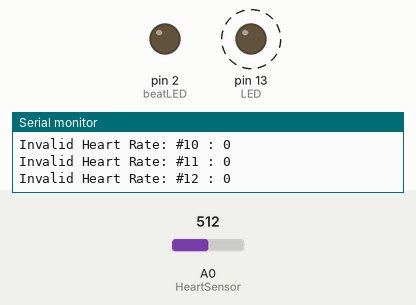
A sketch run on a simulated Arduino Uno, built with avr-gcc and run on an emulated ATmega328P. On the bench: output pins drawn as LEDs (lit = HIGH), the last lines printed to the serial monitor. Dashed ring = blinking. The inputs (shaded band) are chosen by the test bench; at power-on: A0 (HeartSensor) = 512.

Above: at 1.25 s.
1.3 s: A0 (HeartSensor) set to 536
4.3 s: A0 (HeartSensor) set to 568
At 4.55 s:
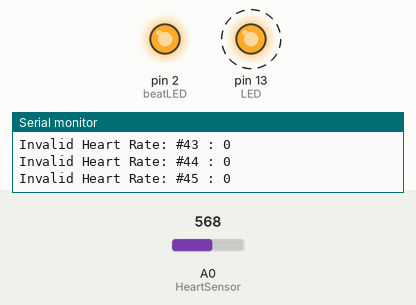
7.3 s: A0 (HeartSensor) set to 540
At 7.55 s:
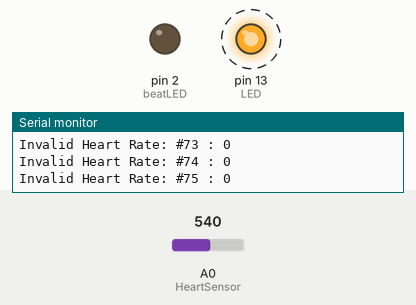
10.3 s: A0 (HeartSensor) set to 560
At 10.55 s:
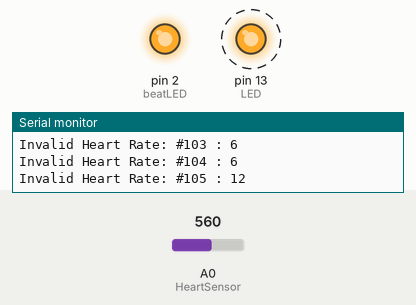
Timing chart, 0 to 14.3 s (numbered marks = the images above; inputs shaded):
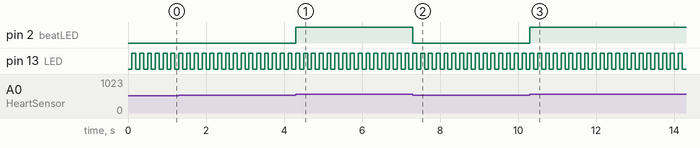

Measured:
- the behaviour switches between 550 and 551 on A0 (HeartSensor) (found by bisection; images 0 and 1)
- after the input at 4.3 s, pin 2 (beatLED): LOW → HIGH at once
- after the input at 7.3 s, pin 2 (beatLED): HIGH → LOW at once
- after the input at 10.3 s, pin 2 (beatLED): LOW → HIGH at once
- by itself, pin 13 (LED): alternates HIGH for 0.10 s and LOW for 0.10 s

The sketch:

heartrate_init_test.ino
```cpp
#include "TimerOne.h"

const int LED = 13;        //OnBoard LED
const int beatLED = 2;    //3mm LED to pulse with heart
const int HeartSensor = A0; //Sensor input
const int beatThreshold = 550; //Threshold to decide puls

double Period = .1; //One loop runs every 0.1 seconds
int loopFlag = 0;
double t = 0;
int numBeats;
int Rate = 0;
int raw_out[255] = {0};
int sample_index = 0;

int Bpm = 0;
int averageBpm = 0;

int getRate();
int getAverageBpm(int sec);

void setup()
{
  pinMode(LED, OUTPUT);
  pinMode(beatLED, OUTPUT);
  Timer1.initialize(Period * 1000000);     // initialize timer1
  Timer1.attachInterrupt(callback);           // attaches callback() as a timer overflow interrupt
  Serial.begin(9600);
  Serial.println("Timer Begin");
  pinMode(HeartSensor, INPUT);
}

void callback()
{
  digitalWrite(LED, digitalRead(13) ^ 1);
  loopFlag = 1;
  t = t + Period;
  sample_index ++;

}

void loop()
{
  Serial.print("MainLoop @: "); Serial.println(t);
  averageBpm = getAverage(60);
  Serial.print("---------AVG BPM: "); Serial.print(averageBpm); Serial.println("-----------------");
}

int getRate()
{
  raw_out[sample_index] = analogRead(HeartSensor); //Read the sensorer
  if (raw_out[sample_index] > beatThreshold && raw_out[sample_index-1] < beatThreshold)
  {
    digitalWrite(beatLED, HIGH);
  }
  else if (raw_out[sample_index] < beatThreshold && raw_out[sample_index-1] > beatThreshold)
  {
    digitalWrite(beatLED, LOW);
  }
  if (sample_index > 100)
  {
    for(int i = sample_index-100; i < (sample_index-1); i++)
    {
      if (raw_out[i] > beatThreshold && raw_out[i-1] < beatThreshold && raw_out[i-2] < beatThreshold && raw_out[i-3] < beatThreshold )
      {
        numBeats++;
      }
    }
    Rate = numBeats * 6;
    numBeats = 0;
  }
  return Rate;
}

int getAverage(int sec)
{
  Serial.print("Enter_getaverage @: "); Serial.println(t);
  int avg = 0;
  int numSamples = 0;
  int BpmSum = 0;
  int Badrdg = 0;
  t = 0;

  while (t <= sec)
  {
    while (loopFlag == 0)
    {
      //Serial.print("StartSpinning @: "); Serial.println(t);
      Serial.print("");
      //spin
    }
    //Serial.print("LeaveSpinning @: "); Serial.println(t);
    Bpm = getRate();
    if (Bpm < 200 && Bpm > 30)
    {
     Serial.print(Bpm); Serial.println(" Bpm");
     BpmSum = BpmSum + Bpm;
    }
    else
    {
     Serial.print("Invalid Heart Rate: #"); Serial.print(Badrdg+1); Serial.print(" : "); Serial.println(Bpm);
     Badrdg ++;
    }
    loopFlag = 0;
  }
  numSamples = (sec / Period) - Badrdg;
  avg = BpmSum / numSamples;
  return avg;
}
```
